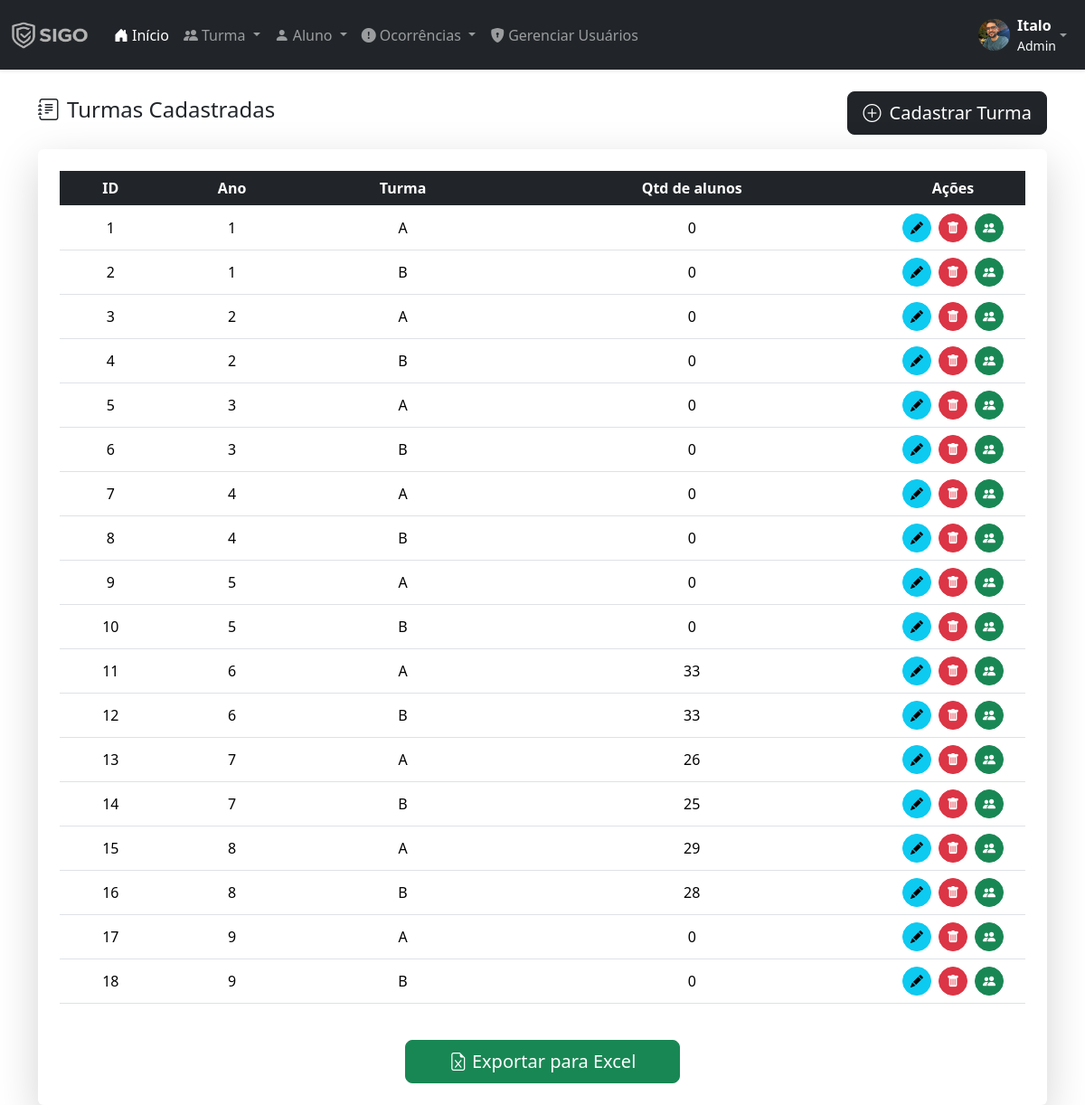
Screenshot of /listar-turmas.php (signed in) with the database file from the repository.
### tables this page shows
CREATE TABLE `turma` (
  `id` int(11) NOT NULL,
  `ano` int(11) NOT NULL,
  `turma` varchar(10) NOT NULL
);

### listar-turmas.php (the view, shortened to what this page needs)
<?php
require('includes/conexao.php');
include('layout/head.php');
include('layout/menu.php');
$sql = "
    SELECT t.*,
           COUNT(a.id) AS total_alunos
    FROM turma t
    LEFT JOIN alunos a ON a.turma = t.id
    GROUP BY t.id
    ORDER BY t.ano ASC, t.turma ASC
";
?>
<div class="container mt-4">
    <div class="d-flex justify-content-between align-items-center mb-3">
        <h4><i class="bi bi-journal-text me-2"></i>Turmas Cadastradas</h4>
        <a href="cadastrar-turma.php" class="btn btn-dark btn-lg">
            <i class="bi bi-plus-circle me-1"></i> Cadastrar Turma
        </a>
    </div>
    <div class="card shadow-lg border-0">
        <div class="card-body p-4">
            <div class="table-responsive">
                <table class="table table-hover align-middle text-center">
                    <thead class="table-dark">
                        <tr>
                            <th>ID</th>
                            <th>Ano</th>
                            <th>Turma</th>
                            <th>Qtd de alunos</th>
                            <th style="width: 160px;">Ações</th>
                        </tr>
                    </thead>
                    <tbody>
                        <?php
                        $result = mysqli_query($conn, $sql);
                        while($turma = mysqli_fetch_assoc($result)):
                            $id = $turma['id'];
                            $ano = $turma['ano'];
                            $nomeTurma = $turma['turma'];
                            $urlEditar = "editar-turma.php?id=$id";
                            $urlDeletar = "acoes/deletar-turma.php?id=$id";
                            $urlVer = "turma.php?id=$id&ano=$ano&turma=$nomeTurma";
                        ?>
                        <tr>
                            <td><?= $id ?></td>
                            <td><?= $ano ?></td>
                            <td><?= $nomeTurma ?></td>
                            <td><?= $turma['total_alunos'] ?></td>
                            <td>
                                <div class="d-flex justify-content-center gap-2">
                                    <a href="<?= $urlEditar ?>" class="btn btn-info btn-sm rounded-circle p-2" title="Editar">
                                        <i class="bi bi-pencil-fill"></i>
                                    </a>
                                    <a href="<?= $urlDeletar ?>"
                                       onclick="return confirm('Deseja realmente deletar esta turma?');"
                                       class="btn btn-danger btn-sm rounded-circle p-2" title="Deletar">
                                        <i class="bi bi-trash-fill"></i>
                                    </a>
                                    <a href="<?= $urlVer ?>" class="btn btn-success btn-sm rounded-circle p-2" title="Ver Alunos">
                                        <i class="bi bi-people-fill"></i>
                                    </a>
                                </div>
                            </td>
                        </tr>
                        <?php endwhile; ?>
                    </tbody>
                </table>
            </div>
            <div class="text-center mt-4">
                <button id="btnExport" class="btn btn-success btn-lg px-5">
                    <i class="bi bi-file-earmark-excel"></i> Exportar para Excel
                </button>
            </div>
        </div>
    </div>
</div>

### rows the page displays
turma: id "1", ano "1", turma "A", total_alunos "0"
turma: id "2", ano "1", turma "B", total_alunos "0"
turma: id "3", ano "2", turma "A", total_alunos "0"
turma: id "4", ano "2", turma "B", total_alunos "0"
turma: id "5", ano "3", turma "A", total_alunos "0"
turma: id "6", ano "3", turma "B", total_alunos "0"
turma: id "7", ano "4", turma "A", total_alunos "0"
turma: id "8", ano "4", turma "B", total_alunos "0"
turma: id "9", ano "5", turma "A", total_alunos "0"
turma: id "10", ano "5", turma "B", total_alunos "0"
turma: id "11", ano "6", turma "A", total_alunos "33"
turma: id "12", ano "6", turma "B", total_alunos "33"
turma: id "13", ano "7", turma "A", total_alunos "26"
turma: id "14", ano "7", turma "B", total_alunos "25"
turma: id "15", ano "8", turma "A", total_alunos "29"
turma: id "16", ano "8", turma "B", total_alunos "28"
turma: id "17", ano "9", turma "A", total_alunos "0"
turma: id "18", ano "9", turma "B", total_alunos "0"

### other values shown
$usuarioNome "Italo"
$usuarioNivel "Admin"
